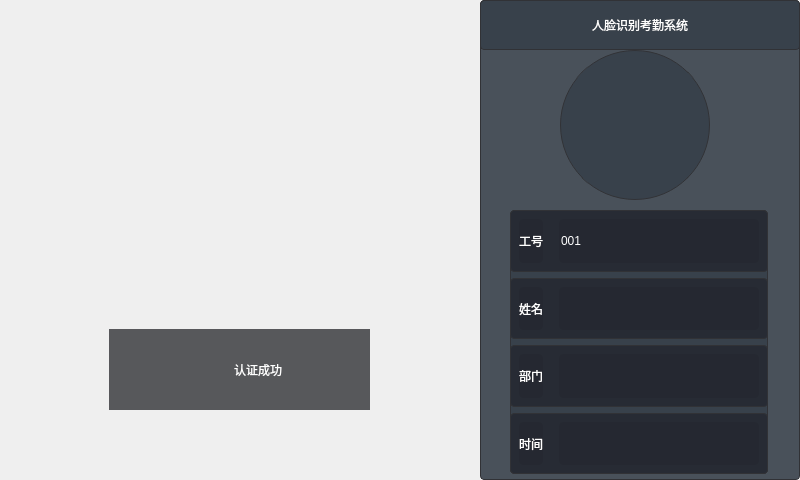
<?xml version="1.0" encoding="UTF-8"?>
<ui version="4.0">
 <class>FaceAttendance</class>
 <widget class="QMainWindow" name="FaceAttendance">
  <property name="geometry">
   <rect>
    <x>0</x>
    <y>0</y>
    <width>800</width>
    <height>480</height>
   </rect>
  </property>
  <property name="windowTitle">
   <string>FaceAttendance</string>
  </property>
  <widget class="QWidget" name="centralwidget">
   <widget class="QWidget" name="widget" native="true">
    <property name="geometry">
     <rect>
      <x>0</x>
      <y>0</y>
      <width>480</width>
      <height>480</height>
     </rect>
    </property>
    <property name="styleSheet">
     <string notr="true"/>
    </property>
    <widget class="QWidget" name="widgetLb" native="true">
     <property name="geometry">
      <rect>
       <x>109</x>
       <y>329</y>
       <width>261</width>
       <height>81</height>
      </rect>
     </property>
     <property name="styleSheet">
      <string notr="true">background-color: rgba(49, 50, 54, 0.8);</string>
     </property>
     <layout class="QHBoxLayout" name="horizontalLayout_2">
      <item>
       <spacer name="horizontalSpacer_2">
        <property name="orientation">
         <enum>Qt::Horizontal</enum>
        </property>
        <property name="sizeHint" stdset="0">
         <size>
          <width>40</width>
          <height>20</height>
         </size>
        </property>
       </spacer>
      </item>
      <item>
       <widget class="QLabel" name="label">
        <property name="minimumSize">
         <size>
          <width>31</width>
          <height>30</height>
         </size>
        </property>
        <property name="maximumSize">
         <size>
          <width>31</width>
          <height>30</height>
         </size>
        </property>
        <property name="styleSheet">
         <string notr="true">border-image: url(:/yes.png);
background-color: rgba(255, 255, 255,0);</string>
        </property>
        <property name="text">
         <string/>
        </property>
       </widget>
      </item>
      <item>
       <widget class="QLabel" name="label_2">
        <property name="styleSheet">
         <string notr="true">font: 25 20pt &quot;微软雅黑 Light&quot;;
color: rgb(255, 255, 255);
background-color: rgba(255, 255, 255, 0);</string>
        </property>
        <property name="text">
         <string>认证成功</string>
        </property>
       </widget>
      </item>
      <item>
       <spacer name="horizontalSpacer_3">
        <property name="orientation">
         <enum>Qt::Horizontal</enum>
        </property>
        <property name="sizeHint" stdset="0">
         <size>
          <width>40</width>
          <height>20</height>
         </size>
        </property>
       </spacer>
      </item>
     </layout>
    </widget>
    <widget class="QWidget" name="headpic" native="true">
     <property name="geometry">
      <rect>
       <x>100</x>
       <y>20</y>
       <width>266</width>
       <height>266</height>
      </rect>
     </property>
     <property name="styleSheet">
      <string notr="true">border-image: url(:/crc.png);</string>
     </property>
    </widget>
    <widget class="QLabel" name="videoLb">
     <property name="geometry">
      <rect>
       <x>0</x>
       <y>0</y>
       <width>480</width>
       <height>490</height>
      </rect>
     </property>
     <property name="text">
      <string/>
     </property>
    </widget>
    <zorder>videoLb</zorder>
    <zorder>widgetLb</zorder>
    <zorder>headpic</zorder>
   </widget>
   <widget class="QWidget" name="widget_4" native="true">
    <property name="geometry">
     <rect>
      <x>480</x>
      <y>0</y>
      <width>320</width>
      <height>480</height>
     </rect>
    </property>
    <property name="styleSheet">
     <string notr="true">QWidget{
	border: 1px solid #313236;
	border-radius:4px;
	
	background-color: rgba(55, 64, 73, 0.9);
}
QWidget#titleLb{
	font: 25 24pt &quot;微软雅黑 Light&quot;;
	color: rgb(255, 255, 255);
}
QWidget#headLb{
	border-radius:75px;
}</string>
    </property>
    <widget class="QLabel" name="titleLb">
     <property name="geometry">
      <rect>
       <x>0</x>
       <y>0</y>
       <width>320</width>
       <height>50</height>
      </rect>
     </property>
     <property name="text">
      <string>人脸识别考勤系统</string>
     </property>
     <property name="alignment">
      <set>Qt::AlignCenter</set>
     </property>
    </widget>
    <widget class="QLabel" name="headLb">
     <property name="geometry">
      <rect>
       <x>80</x>
       <y>50</y>
       <width>150</width>
       <height>150</height>
      </rect>
     </property>
     <property name="text">
      <string/>
     </property>
    </widget>
    <widget class="QWidget" name="layoutWidget">
     <property name="geometry">
      <rect>
       <x>30</x>
       <y>210</y>
       <width>258</width>
       <height>264</height>
      </rect>
     </property>
     <layout class="QVBoxLayout" name="verticalLayout">
      <item>
       <widget class="QWidget" name="gonghao" native="true">
        <property name="styleSheet">
         <string notr="true">QWidget{
	border:1px solid #313236;
	border-radius:4px;
	background-color: rgba(37, 40, 49, 0.9);

}
QLabel{

	border:none;
	
	color: rgb(255, 255, 255);
	font: 25 16pt &quot;微软雅黑 Light&quot;;

}
QLineEdit{
	border:none;
	
	color: rgb(255, 255, 255);
	font: 25 16pt &quot;微软雅黑 Light&quot;;
}</string>
        </property>
        <layout class="QHBoxLayout" name="horizontalLayout">
         <item>
          <widget class="QLabel" name="label_4">
           <property name="text">
            <string>工号</string>
           </property>
          </widget>
         </item>
         <item>
          <spacer name="horizontalSpacer">
           <property name="orientation">
            <enum>Qt::Horizontal</enum>
           </property>
           <property name="sizeType">
            <enum>QSizePolicy::Fixed</enum>
           </property>
           <property name="sizeHint" stdset="0">
            <size>
             <width>10</width>
             <height>20</height>
            </size>
           </property>
          </spacer>
         </item>
         <item>
          <widget class="QLineEdit" name="employeeIDEd">
           <property name="enabled">
            <bool>false</bool>
           </property>
           <property name="sizePolicy">
            <sizepolicy hsizetype="Expanding" vsizetype="Expanding">
             <horstretch>0</horstretch>
             <verstretch>0</verstretch>
            </sizepolicy>
           </property>
           <property name="minimumSize">
            <size>
             <width>0</width>
             <height>43</height>
            </size>
           </property>
           <property name="text">
            <string>001</string>
           </property>
          </widget>
         </item>
        </layout>
       </widget>
      </item>
      <item>
       <widget class="QWidget" name="xingming" native="true">
        <property name="styleSheet">
         <string notr="true">QWidget{
	border:1px solid #313236;
	border-radius:4px;
	background-color: rgba(37, 40, 49, 0.9);

}
QLabel{

	border:none;
	
	color: rgb(255, 255, 255);
	font: 25 16pt &quot;微软雅黑 Light&quot;;

}
QLineEdit{
	border:none;
	
	color: rgb(255, 255, 255);
	font: 25 16pt &quot;微软雅黑 Light&quot;;
}</string>
        </property>
        <layout class="QHBoxLayout" name="horizontalLayout_3">
         <item>
          <widget class="QLabel" name="label_5">
           <property name="text">
            <string>姓名</string>
           </property>
          </widget>
         </item>
         <item>
          <spacer name="horizontalSpacer_4">
           <property name="orientation">
            <enum>Qt::Horizontal</enum>
           </property>
           <property name="sizeType">
            <enum>QSizePolicy::Fixed</enum>
           </property>
           <property name="sizeHint" stdset="0">
            <size>
             <width>10</width>
             <height>20</height>
            </size>
           </property>
          </spacer>
         </item>
         <item>
          <widget class="QLineEdit" name="nameEd">
           <property name="enabled">
            <bool>false</bool>
           </property>
           <property name="sizePolicy">
            <sizepolicy hsizetype="Expanding" vsizetype="Expanding">
             <horstretch>0</horstretch>
             <verstretch>0</verstretch>
            </sizepolicy>
           </property>
           <property name="minimumSize">
            <size>
             <width>0</width>
             <height>43</height>
            </size>
           </property>
           <property name="text">
            <string/>
           </property>
          </widget>
         </item>
        </layout>
       </widget>
      </item>
      <item>
       <widget class="QWidget" name="bumen" native="true">
        <property name="styleSheet">
         <string notr="true">QWidget{
	border:1px solid #313236;
	border-radius:4px;
	background-color: rgba(37, 40, 49, 0.9);

}
QLabel{

	border:none;
	
	color: rgb(255, 255, 255);
	font: 25 16pt &quot;微软雅黑 Light&quot;;

}
QLineEdit{
	border:none;
	
	color: rgb(255, 255, 255);
	font: 25 16pt &quot;微软雅黑 Light&quot;;
}</string>
        </property>
        <layout class="QHBoxLayout" name="horizontalLayout_4">
         <item>
          <widget class="QLabel" name="label_6">
           <property name="text">
            <string>部门</string>
           </property>
          </widget>
         </item>
         <item>
          <spacer name="horizontalSpacer_5">
           <property name="orientation">
            <enum>Qt::Horizontal</enum>
           </property>
           <property name="sizeType">
            <enum>QSizePolicy::Fixed</enum>
           </property>
           <property name="sizeHint" stdset="0">
            <size>
             <width>10</width>
             <height>20</height>
            </size>
           </property>
          </spacer>
         </item>
         <item>
          <widget class="QLineEdit" name="departmentEd">
           <property name="enabled">
            <bool>false</bool>
           </property>
           <property name="sizePolicy">
            <sizepolicy hsizetype="Expanding" vsizetype="Expanding">
             <horstretch>0</horstretch>
             <verstretch>0</verstretch>
            </sizepolicy>
           </property>
           <property name="minimumSize">
            <size>
             <width>0</width>
             <height>43</height>
            </size>
           </property>
           <property name="text">
            <string/>
           </property>
          </widget>
         </item>
        </layout>
       </widget>
      </item>
      <item>
       <widget class="QWidget" name="shijian" native="true">
        <property name="styleSheet">
         <string notr="true">QWidget{
	border:1px solid #313236;
	border-radius:4px;
	background-color: rgba(37, 40, 49, 0.9);

}
QLabel{

	border:none;
	
	color: rgb(255, 255, 255);
	font: 25 16pt &quot;微软雅黑 Light&quot;;

}
QLineEdit{
	border:none;
	
	color: rgb(255, 255, 255);
	font: 25 16pt &quot;微软雅黑 Light&quot;;
}</string>
        </property>
        <layout class="QHBoxLayout" name="horizontalLayout_5">
         <item>
          <widget class="QLabel" name="label_7">
           <property name="text">
            <string>时间</string>
           </property>
          </widget>
         </item>
         <item>
          <spacer name="horizontalSpacer_6">
           <property name="orientation">
            <enum>Qt::Horizontal</enum>
           </property>
           <property name="sizeType">
            <enum>QSizePolicy::Fixed</enum>
           </property>
           <property name="sizeHint" stdset="0">
            <size>
             <width>10</width>
             <height>20</height>
            </size>
           </property>
          </spacer>
         </item>
         <item>
          <widget class="QLineEdit" name="timeEd">
           <property name="enabled">
            <bool>false</bool>
           </property>
           <property name="sizePolicy">
            <sizepolicy hsizetype="Expanding" vsizetype="Expanding">
             <horstretch>0</horstretch>
             <verstretch>0</verstretch>
            </sizepolicy>
           </property>
           <property name="minimumSize">
            <size>
             <width>0</width>
             <height>43</height>
            </size>
           </property>
           <property name="text">
            <string/>
           </property>
          </widget>
         </item>
        </layout>
       </widget>
      </item>
     </layout>
    </widget>
   </widget>
  </widget>
 </widget>
 <resources/>
 <connections/>
</ui>
